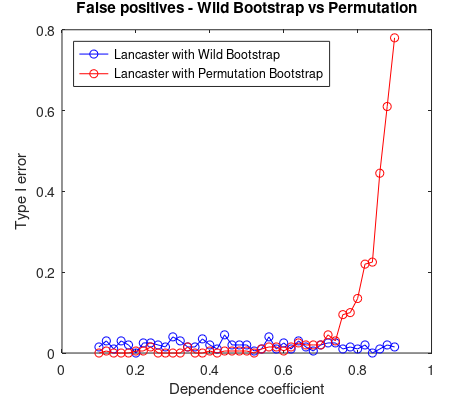
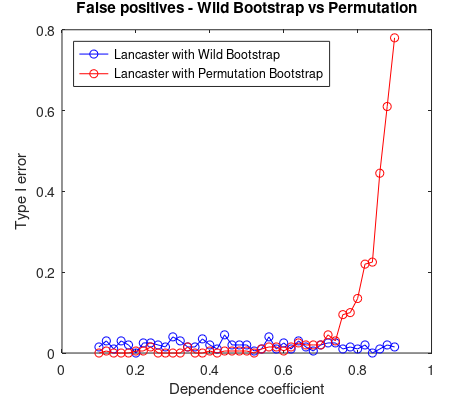

Write MATLAB code to recreate these figures, in order.
clear all
load('UAI_figure2.mat')
dependence_coefficients = 0.1:0.02:0.9;
rejections = tosave{1};

h=figure;

plot(dependence_coefficients,rejections(:,1),'-ob')
xlabel('Dependence coefficient')
ylabel('Type I error')
title('False positives - Wild Bootstrap vs Permutation')

hold

plot(dependence_coefficients,rejections(:,2),'-or')


legend('Lancaster with Wild Bootstrap','Lancaster with Permutation Bootstrap','Location','NorthWest')


ti = get(gca,'TightInset')
set(gca,'Position',[ti(1) ti(2) 1-ti(3)-ti(1) 1-ti(4)-ti(2)]);
set(gca,'units','centimeters')
pos = get(gca,'Position');
ti = get(gca,'TightInset');

set(gcf, 'PaperUnits','centimeters');
set(gcf, 'PaperSize', [pos(3)+ti(1)+ti(3) pos(4)+ti(2)+ti(4)]);
set(gcf, 'PaperPositionMode', 'manual');
set(gcf, 'PaperPosition',[0 0 pos(3)+ti(1)+ti(3) pos(4)+ti(2)+ti(4)]);
saveas(h,'figures/UAI_Figure2.pdf');
saveas(h,'figures/UAI_Figure2.fig');
